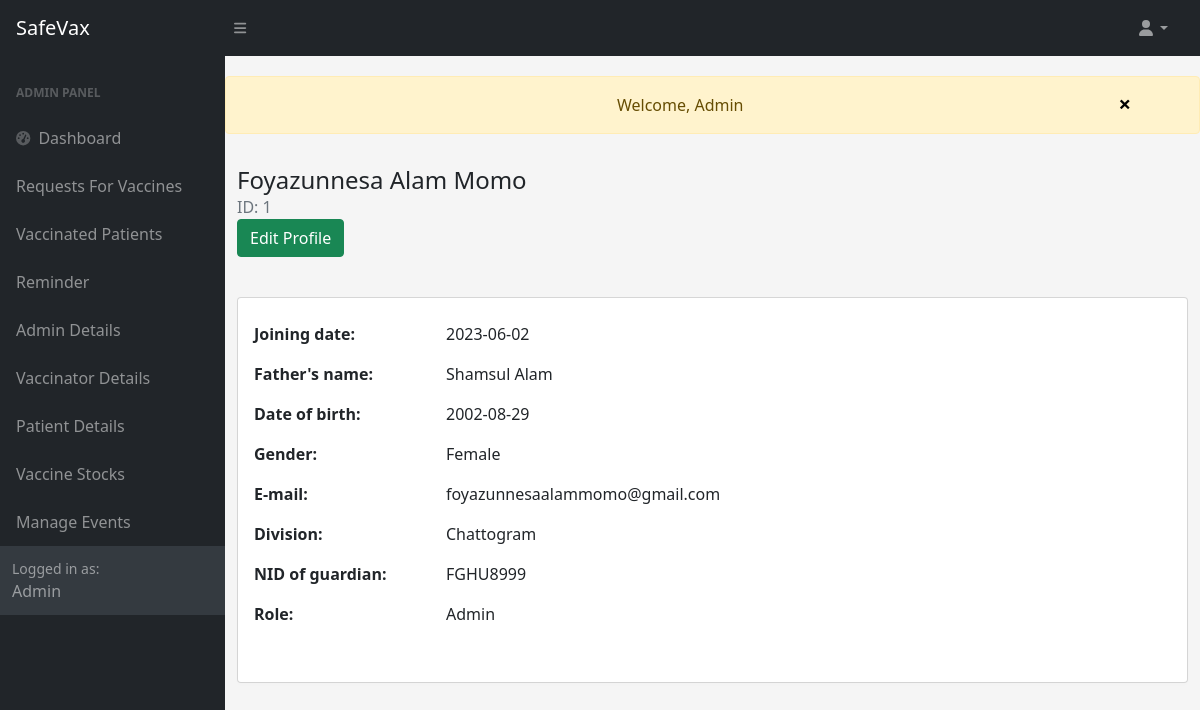
/admin/admin_profile.php (signed in), run on the app's committed database.
### tables this page shows
CREATE TABLE `user` (
  `u_id` int(191) NOT NULL,
  `u_firstname` varchar(191) NOT NULL,
  `u_lastname` varchar(191) NOT NULL,
  `u_ffirstname` varchar(191) NOT NULL,
  `u_flastname` varchar(191) NOT NULL,
  `u_fnid` varchar(191) NOT NULL,
  `u_email` varchar(191) NOT NULL,
  `u_dob` date NOT NULL,
  `u_gender` varchar(10) NOT NULL,
  `u_division` varchar(191) NOT NULL,
  `u_password` varchar(191) NOT NULL,
  `u_role` tinyint(5) NOT NULL DEFAULT 0,
  `dateofcreation` date NOT NULL DEFAULT current_timestamp()
);

### admin/admin_profile.php (the view, shortened to what this page needs)
<?php
include('authentication.php');
include('includes/header.php');
include('../message.php');
$email = $_SESSION['email'];
$result = mysqli_query($con, "SELECT * FROM user WHERE u_email='$email'");
$retrive = mysqli_fetch_array($result);
$id = $retrive['u_id'];
$fname = $retrive['u_firstname'];
$lname = $retrive['u_lastname'];
$regdate = $retrive['dateofcreation'];
$ffname= $retrive['u_ffirstname'];
$flname = $retrive['u_flastname'];
$dob = $retrive['u_dob'];
$gender = $retrive['u_gender'];
$division = $retrive['u_division'];
$fnid = $retrive['u_fnid'];
?>
<link href="https://maxcdn.bootstrapcdn.com/font-awesome/4.7.0/css/font-awesome.min.css" rel="stylesheet" />
<div class="container bootdey flex-grow-1 container-p-y">
<div class="media align-items-center py-3 mb-3">
<div class="media-body ml-4">
<h4 class="font-weight-bold mb-0"><?php echo $fname." ".$lname ?></h4>
<div class="text-muted mb-2">ID: <?php echo $id ?> <br>
<form action="edit-myadmin.php" method="POST">
                          <button type="submit" name="edit" class="btn btn-success"> Edit Profile</button>
</form>
</div>
</div>
</div>
<div class="card mb-4">
<div class="card-body">
<table class="table user-view-table m-0">
<tbody>
<tr>
<td><strong>Joining date:</strong></td>
<td><?php echo $regdate ?></td>
</tr>
<tr>
<td><strong>Father's name:</strong></td>
<td><?php echo $ffname." ".$flname ?></td>
</tr>
<tr>
<td><strong>Date of birth:</strong></td>
<td><?php echo $dob ?></td>
</tr>
<tr>
<td><strong>Gender:</strong></td>
<td><?php echo $gender ?></td>
</tr>
<tr>
<td><strong>E-mail:</strong></td>
<td><?php echo $email ?></td>
</tr>
<tr>
 <td><strong>Division:</strong></td>
<td><?php echo $division ?></td>
</tr>
<tr>
<td><strong>NID of guardian:</strong></td>
<td><?php echo $fnid ?></td>
</tr>
<tr>
<td><strong>Role:</strong></td>
<td>Admin</td>
</tr>
</tbody>
</table>
</div>
<div class="card-body">
</div>
</div>
</div>
<?php
include('includes/scripts.php');
?>

### admin/admin_profile.php (style rules this page uses)
body { margin-top:20px; background: #f5f5f5; }
.card { background-clip: padding-box; box-shadow: 0 2px 4px rgba(24,28,33,0.012); }
.user-view-table td:first-child { width: 12rem; }
.user-view-table td { padding-right: 0 rem; padding-left: 0; border: 0; }

### data on the page
user: u_firstname "Foyazunnesa Alam", u_lastname "Momo", u_id "1", dateofcreation "2023-06-02", u_ffirstname "Shamsul", u_flastname "Alam", u_dob "2002-08-29", u_gender "Female", u_division "Chattogram", u_fnid "FGHU8999"

### other printed values
$_SESSION['message'] "Welcome, Admin"
$email "foyazunnesaalammomo@gmail.com"
